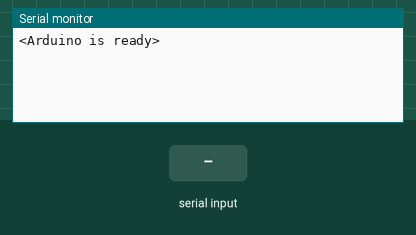
Recording of a sketch running on a simulated Arduino Uno, built with avr-gcc and run on an emulated ATmega328P. Shown: the last lines printed to the serial monitor. The inputs (shaded band) are chosen by the test bench.

Above: at 1.2 s.
1.3 s: "1" received over Serial
At 2.2 s:
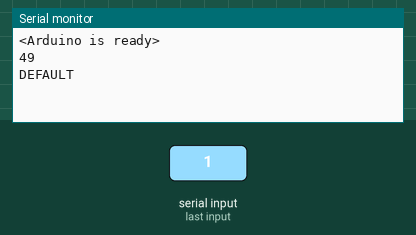
2.8 s: byte 1 (1) received over Serial
At 3.3 s:
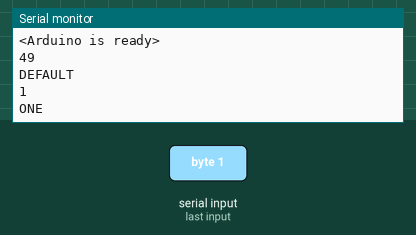
4.3 s: byte 2 (2) received over Serial
At 5.5 s:
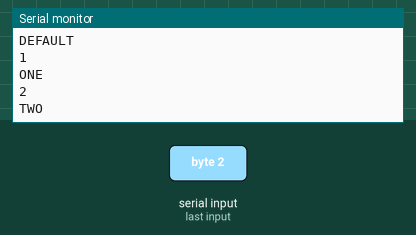
5.8 s: byte 3 (3) received over Serial
At 6.8 s:
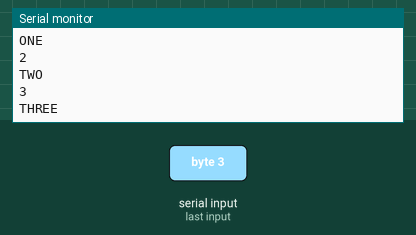
7.3 s: byte 4 (4) received over Serial
At 7.9 s:
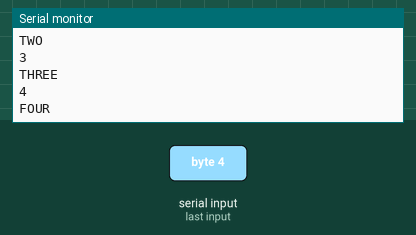
8.8 s: "0" received over Serial
At 10.3 s:
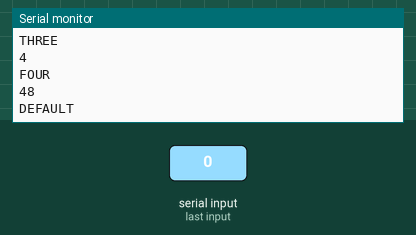
Timing chart, 0 to 11.3 s (numbered marks = the images above; inputs shaded):
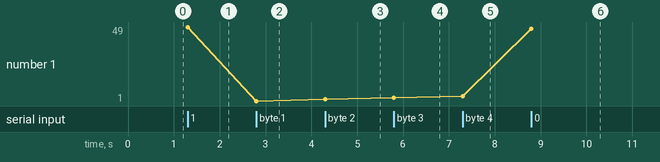

Measured:
- after the input at 1.3 s, the serial monitor: prints a new line at once (image 1)
- after the input at 2.8 s, the serial monitor: prints a new line at once (image 2)
- after the input at 4.3 s, the serial monitor: prints a new line at once (image 3)
- after the input at 5.8 s, the serial monitor: prints a new line at once (image 4)
- after the input at 7.3 s, the serial monitor: prints a new line at once (image 5)
- after the input at 8.8 s, the serial monitor: prints a new line at once (image 6)
- plotted number 1: 49 → 1 after the input at 2.8 s, 1 → 2 after the input at 4.3 s, 2 → 3 after the input at 5.8 s, 3 → 4 after the input at 7.3 s, 4 → 48 after the input at 8.8 s

The sketch:

serial-com.ino
```cpp
char receivedChar;
boolean newData = false;
int number;

void setup()
{
    Serial.begin(115200);
    Serial.setTimeout(20);
    Serial.println("<Arduino is ready>");
}

void loop()
{
    if (Serial.available() > 0)
    {
        //receivedChar = Serial.read();
        //number = Serial.parseInt();
        number = Serial.read();
        newData = true;
    }
    if (newData == true)
    {
        Serial.print(number);
        Serial.println();
        newData = false;

        switch (number)
        {
        case 1:
            Serial.println("ONE");
            break;
        case 2:
            Serial.println("TWO");
            break;
        case 3:
            Serial.println("THREE");
            break;
        case 4:
            Serial.println("FOUR");
            break;
        default:
            Serial.println("DEFAULT");
        }
    }
}
```
